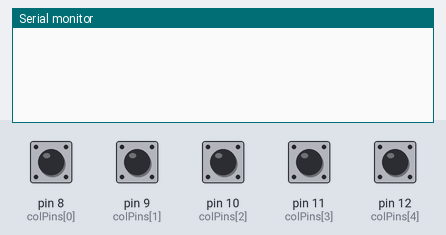
A sketch run on a simulated Arduino Uno, built with avr-gcc and run on an emulated ATmega328P. Shown: the last lines printed to the serial monitor. Inputs (shaded band) come from the test bench; at power-on: pin 8 (colPins[0]), pin 9 (colPins[1]), pin 10 (colPins[2]), pin 11 (colPins[3]), pin 12 (colPins[4]) HIGH.

Above: at 1.2 s.
1.3 s: pin 8 (colPins[0]) pulled LOW for 0.15 s
At 2.6 s:
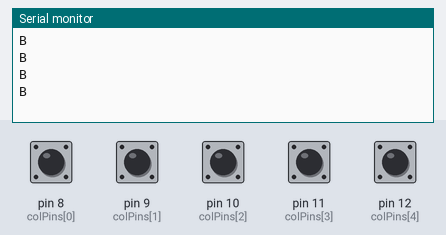
2.9 s: pin 9 (colPins[1]) pulled LOW for 0.15 s
At 3.9 s:
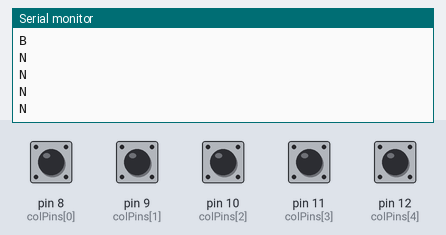

The sketch:

timer.ino
```cpp
#define KEY_ENTER 13
#define KEY_BRKFLAG ' '
#define KEY_SHIFT1 2
#define KEY_SHIFT2 3

// Keyboard
#define  NUM_ROWS  8
#define  NUM_COLS  5
char keys[NUM_ROWS][NUM_COLS] = {
  {'5', '4', '3', '2', '1'},
  {'T', 'R', 'E', 'W', 'Q'},
  {'G', 'F', 'D', 'S', 'A'},
  {'V', 'C', 'X', 'Z', KEY_SHIFT1},
  {'6', '7', '8', '9', '0'},
  {'Y', 'U', 'I', 'O', 'P'},
  {'H', 'J', 'K', 'L', KEY_ENTER},
  {'B', 'N', 'M', KEY_SHIFT2, ' '}
};

char shift1_keys[NUM_ROWS][NUM_COLS] = {
  {'%', '$', '#', '\"', '\''},
  {'T', 'R', 'E', 'W', 'Q'},
  {'G', 'F', 'D', 'S', 'A'},
  {'V', 'C', 'X', 'Z', KEY_SHIFT1},
  {'^', '&', '*', '(', ')'},
  {'Y', 'U', 'I', 'O', 'P'},
  {'H', 'J', 'K', 'L', KEY_ENTER},
  {'B', 'N', 'M', KEY_SHIFT2, ' '}
};

char shift2_keys[NUM_ROWS][NUM_COLS] = {
  {'%', '$', '#', '\"', '\''},
  {'t', 'r', 'e', 'w', 'q'},
  {'g', 'f', 'd', 's', 'a'},
  {'v', 'c', 'x', 'z', KEY_SHIFT1},
  {'^', '&', '*', '(', ')'},
  {'y', 'u', 'i', 'o', 'p'},
  {'h', 'j', 'k', 'l', KEY_ENTER},
  {'b', 'n', 'm', KEY_SHIFT2, ' '}
};

byte rowPins[NUM_ROWS] = {A0, A1, A2, A3, 2, 3, 4, 5}; //connect to the row pinouts of the keypad
byte colPins[NUM_COLS] = {8, 9, 10, 11, 12}; //connect to the column pinouts of the keypad

byte row;
byte col;
byte kb_row;
byte kb_col;
char keyPressed; //raw key from the first map
char keyReleased; //key released

byte shiftFlag = 0; //1-shift1, 2-shift2

void setup() {
  for (byte c = 0 ; c < NUM_COLS ; c++)
  {
    pinMode(colPins[c], INPUT);
    digitalWrite(colPins[c], HIGH);
  }
  for (byte r = 0 ; r < NUM_ROWS ; r++)
  {
    pinMode(rowPins[r], INPUT);
  }
  shiftFlag = 0;

  Serial.begin(9600);

  TCCR2A = 0;
  TCCR2B = 2;
  TCNT2 = 255;
  TIMSK2 |= (1 << TOIE2);
}

char kbGet()
{
  char lastkey = 0;
  if (keyReleased)
  {
    switch (shiftFlag)
    {
      case 0:
        {
          lastkey = keys[kb_row][kb_col];
        }
        break;
      case 1:
        {
          lastkey = shift1_keys[kb_row][kb_col];
          shiftFlag = 0;
        }
        break;
      case 2:
        {
          lastkey = shift2_keys[kb_row][kb_col];
          shiftFlag = 0;
        }
        break;
    }
  }
  keyReleased = 0;

  return lastkey;
}

void loop()
{
  char key = kbGet();
  if (key)Serial.println(key);
}


int  iCnt = 0;
char iKey = 0;
#define KEY_CNT 10
ISR(TIMER2_OVF_vect) {
  if (keyPressed == 0) {
      keyReleased = 0;
    for (byte r = 0 ; r < NUM_ROWS ; r++)
    {
      pinMode(rowPins[r], OUTPUT);
      digitalWrite(rowPins[r], LOW);
      for (byte c = 0 ; c < NUM_COLS ; c++)
      {
        if (digitalRead(colPins[c]) == LOW)
        {
          keyPressed = keys[r][c];
            iKey = keyPressed;
            iCnt = 0;
            if (keyPressed == KEY_SHIFT1) {
              shiftFlag = 1;
            }
            else if (keyPressed == KEY_SHIFT2) {
              shiftFlag = 2;
            }
            else {
              row = r;
              col = c;
          }
        }
      }
      pinMode(rowPins[r], INPUT);
    }

  }
  else {
    if (iKey){keyReleased=iKey;iKey=0;keyPressed=0;kb_row=row; kb_col=col;}
    }

  TCNT2 = 255; //55;
}
```

Measured:
- after the input at 1.3 s, the serial monitor: prints a new line at once (image 1)
- after the input at 2.9 s, the serial monitor: prints a new line at once (image 2)
